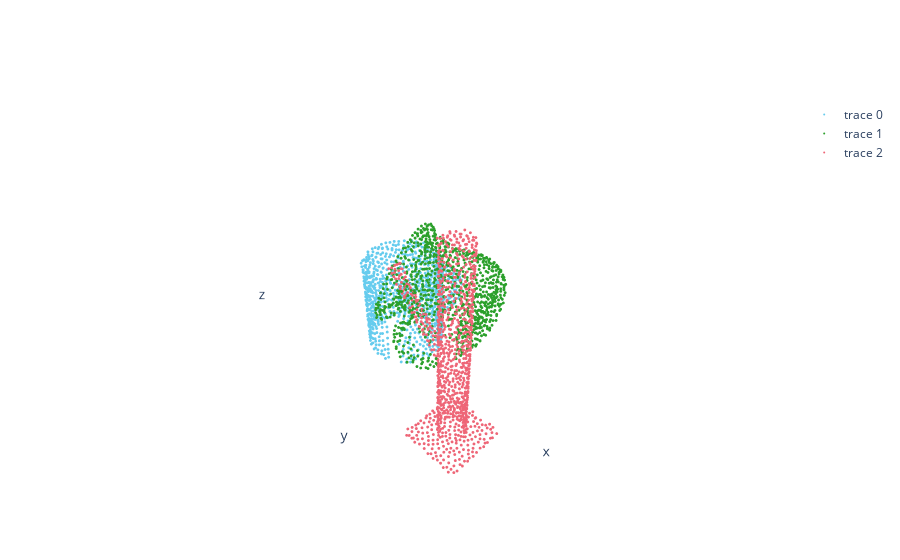

This figure's notebook cell:
### Code cell
from pathlib import Path
import torch.nn.functional as F
from equivariant_pose_graph.utils.se3 import random_se3

num_classes = 3
data_idx = 36
cloud_types = ['init', 'pre_grasp', 'post_grasp', 'teleport', 'post_place', 'final']
cloud_type = 'teleport'
# data_path = Path('/home/exx/Documents/ndf_robot/src/ndf_robot/test_grasp_place_demo_10_only_test_ids_upright_seed0_loop5') 
data_path = Path('/home/exx/Documents/ndf_robot/src/ndf_robot/mug_upright')
point_data_place = np.load(data_path / f'{data_idx}_{cloud_type}_obj_points.npz', allow_pickle = True)
cloud_type = 'init'
# data_path = Path('/home/exx/Documents/ndf_robot/src/ndf_robot/test_grasp_place_demo_10_only_test_ids_upright_seed0_loop5') 
data_path = Path('/home/exx/Documents/ndf_robot/src/ndf_robot/test_grasp_place_demo_10_only_test_ids_upright_seed0_loop5/')
point_data_init = np.load(data_path / f'{data_idx}_{cloud_type}_obj_points.npz', allow_pickle = True)
  

# print(point_data['shapenet_id'])
points_action_place, points_anchor_place, points_action_mean = load_data(num_points=1000, point_data=point_data_place, action_class= 0, anchor_class= 1)
points_action_init, points_anchor_init, points_action_mean = load_data(num_points=1000, point_data=point_data_init, action_class= 0, anchor_class= 1)

plot_multi_white([points_action_init, points_action_place, points_anchor_init],[2,6, 0] )

### Figure 1 — Plotly figure (JSON) as saved in the notebook; plotly's stock layout.template omitted (floating-point values rounded to 4 significant figures; data arrays with more than 128 entries replaced by an {"elided": "..."} marker saying what was removed)
{"data": [{"marker": {"color": "#66ccee", "size": 1, "symbol": "circle"}, "mode": "markers", "type": "scatter3d", "x": {"elided": "1000 float values"}, "y": {"elided": "1000 float values"}, "z": {"elided": "1000 float values"}}, {"marker": {"color": "#2ca02c", "size": 1, "symbol": "circle"}, "mode": "markers", "type": "scatter3d", "x": {"elided": "1000 float values"}, "y": {"elided": "1000 float values"}, "z": {"elided": "1000 float values"}}, {"marker": {"color": "#ee6677", "size": 1, "symbol": "circle"}, "mode": "markers", "type": "scatter3d", "x": {"elided": "1000 float values"}, "y": {"elided": "1000 float values"}, "z": {"elided": "1000 float values"}}], "layout": {"scene": {"aspectmode": "data", "xaxis": {"backgroundcolor": "rgba(0, 0, 0,0)", "gridcolor": "white", "showbackground": true, "showticklabels": false, "zerolinecolor": "white"}, "yaxis": {"backgroundcolor": "rgba(0, 0, 0,0)", "gridcolor": "white", "showbackground": true, "showticklabels": false, "zerolinecolor": "white"}, "zaxis": {"backgroundcolor": "rgba(0, 0, 0,0)", "gridcolor": "white", "showbackground": true, "showticklabels": false, "zerolinecolor": "white"}}, "xaxis": {"showgrid": false, "visible": false, "zeroline": false}, "yaxis": {"showgrid": false, "visible": false, "zeroline": false}}}
